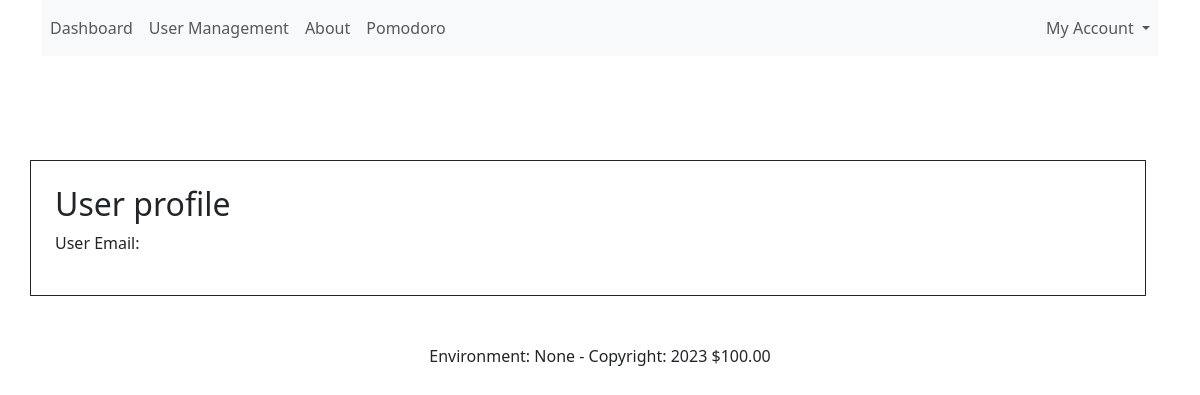
Page /users/2 (signed in) on the earlier database version.
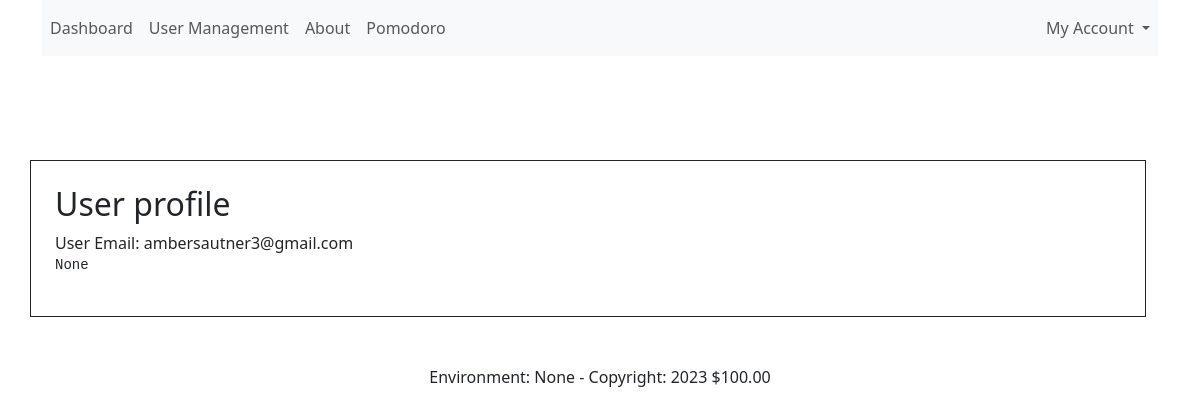
Same page on the later database version.
### app/db/models/__init__.py (models this page shows, shortened)
class User(UserMixin, db.Model):
    __tablename__ = 'users'
    id = db.Column(db.Integer, primary_key=True)
    email = db.Column(db.String(120), unique=True, nullable=False)
    password = db.Column(db.String(300), nullable=False, unique=True)
    about = db.Column(db.String(300), nullable=True, unique=False)
    authenticated = db.Column(db.Boolean, default=False)
    registered_on = db.Column('registered_on', db.DateTime)
    active = db.Column('is_active', db.Boolean(), nullable=False, server_default='1')
    is_admin = db.Column('is_admin', db.Boolean(), nullable=False, server_default='0')
    def is_active(self):
        return True

### app/auth/__init__.py (the view)
@auth.route('/users/<int:user_id>')
@login_required
def retrieve_user(user_id):
    user = User.query.get(user_id)
    return render_template('profile_view.html', user=user)

### app/__init__.py (called while the page is built)
@login_manager.user_loader
def user_loader(user_id):
    try:
        return User.query.get(int(user_id))
    except:
        return None

### app/context_processors/__init__.py (called while the page is built)
def utility_text_processors():
    message = "hello world"
    form = login_form()
    def deployment_environment():
        return getenv('FLASK_ENV', None)
    def current_year():
        currentDateTime = datetime.datetime.now()
        date = currentDateTime.date()
        year = date.strftime("%Y")
        return year
    def format_price(amount, currency="$"):
        return f"{currency}{amount:.2f}"
    return dict(
        form=form,
        mymessage=message,
        deployment_environment=deployment_environment(),
        year=current_year(),
        format_price=format_price
    )

### app/auth/templates/profile_view.html
{% extends "base.html" %}
{% block content %}
    <div class="row mt-5">
         <div class="border border-1 border-dark mx-auto p-4">
             <h2>User profile</h2>
                User Email: {{ user.email }}
                <pre>{{ user.about }}</pre>
         </div>
    </div>
{% endblock %}

### app/templates/base.html (shortened to what this page needs)
<!doctype html>
<html lang="en">
<head>
    {% block head %}
        {% block styles %}
            {{ bootstrap.load_css() }}
        {% endblock %}
    {% endblock %}
</head>
<body style="background-image: url('https://static.vecteezy.com/system/resources/previews/018/853/832/non_2x/cute-bunny-pattern-for-background-design-minimalist-rabbit-illustration-for-girls-wallpaper-vector.jpg'); background-size: cover; background-position: center;">
<div class="container">
    <div class="row">
        <header class="mb-2">
            {% from 'bootstrap5/nav.html' import render_nav_item %}
            {% from 'bootstrap5/utils.html' import render_messages %}
            {% from 'bootstrap5/form.html' import render_form, render_field, render_form_row %}
            <nav class="navbar navbar-expand-lg navbar-light bg-light">
                <div class="collapse navbar-collapse" id="navbarNavDropdown">
                    <div class="navbar-nav mr-auto">
                        {% if current_user.is_authenticated %}
                            {{ render_nav_item('auth.dashboard','Dashboard' ) }}
                            {% if current_user.is_admin %}
                                {{ render_nav_item('auth.browse_users','User Management' ) }}
                            {% endif %}
                        {% else %}
                            {{ render_nav_item('simple_pages.index', 'Home') }}
                        {% endif %}
                        {{ render_nav_item('simple_pages.about','About') }}
                        {{ render_nav_item('simple_pages.Pomodoro','Pomodoro') }}
                    </div>
                </div>
                <div class="navbar-nav d-flex">
                    {% if current_user.is_authenticated %}
                        <li class="nav-item dropdown">
                            <a class="nav-link dropdown-toggle" href="#" id="navbarDarkDropdownMenuLink" role="button"
                               data-bs-toggle="dropdown" aria-expanded="false">
                                My Account
                            </a>
                        </li>
                    {% else %}
                        {{ render_nav_item('auth.register','Register' ) }}
                        {{ render_nav_item('auth.login','Login' ) }}
                    {% endif %}
                </div>
            </nav>
        </header>
    </div>
    <div class="row mt-5">
        {% block content %}
        {% endblock %}
    </div>
</div>
<footer class="text-center mt-5">
    Environment: {{ deployment_environment }} - Copyright: {{ year }} {{ format_price(100) }}
</footer>
</body>
</html>

Differences in the rows shown:
added User: email "ambersautner3@gmail.com", about "None"
